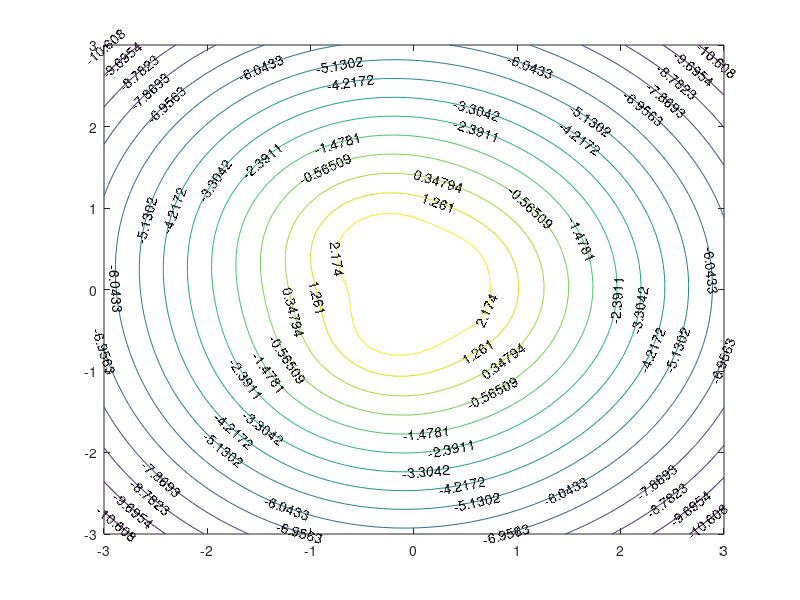

Source code (MATLAB): (Note: this script raises an error after producing the figure.)
function costmapdemo

N = 5;
xMax = 0.5;
xMin = -0.5;
centers = (xMax-xMin) * rand(N,2) + xMin;

% scatter( centers(:,1), centers(:,2) );
% pause;

% axis([0 1 0 1])
% e = energy(centers(1,:), centers);

xMaxPlot = 3;
xMinPlot = -3;
[C] = costmap(centers, xMaxPlot, xMinPlot);
plot_field(C(:,2:end)', xMaxPlot, xMinPlot);

% point is the querry point
% centers are the points where to compute the distance from
function e = energy( point, centers )

beta = 1.0;
gamma = 4.0;
p =  repmat(point, size(centers,1), 1);
dist = sqrt(sum((p - centers)' .^ 2))';
e = log( sum( exp( -dist/beta ) .^ gamma ) );
% e = max(e) / sum(e);

% point is the querry point
% centers are the points where to compute the distance from
function e = distance_min( point, centers )

p =  repmat(point, size(centers,1), 1);
dist = sqrt(sum((p - centers)' .^ 2))';
e = min( dist );


function C = costmap( centers, xMax, xMin )

n_points = 100;
X = linspace(xMin,xMax,n_points);
Y = X;
points = zeros(n_points, n_points, 2);
costs = zeros(n_points, n_points);

i = 0; j = 0;
for x = X ,
    i = i + 1;
    j = 0;
    for y = Y,
        j = j + 1;
        points(i, j, :) = [x,y];
        costs(i, j) = distance_min( [x,y], centers );
    end
end

% figure
% imagesc( costs, [0, 15]);
% surf(X,Y,costs);

[C] = contourc( X, Y, costs, [.3 .3]);
plot(C(1,2:end), C(2,2:end));
axis([xMin xMax xMin xMax]);
pause;
% figure
% quiver( X, Y, costs, gradient(costs))

%  title(['Number : ' num2str(run,formatSpec)]);
%  colorbar

function plot_field( C, xMaxPlot, xMinPlot )

size(C)

NGrid = 50 ;% Number of grid points for plots
xMax = xMaxPlot; % Values plotted from x= -xMax to x= xMax
yMax = xMaxPlot; % Values plotted from y= -yMax to y= yMax

xPlot = zeros(1,NGrid); 
yPlot = zeros(1,NGrid);

for i=1:NGrid
    xPlot(i) = xMinPlot + (i-1)/(NGrid-1)*(2*xMax); % x values to plot
    yPlot(i) = xMinPlot + (i-1)/(NGrid-1)*(2*yMax); % y values to plot
end

VPlot  = zeros(NGrid, NGrid);
ExPlot = zeros(NGrid, NGrid);
EyPlot = zeros(NGrid, NGrid);

delta = 1e-6;

%@ Loop over all grid points and evaluate V(x,y) and E(x,y) on grid
for i=1:NGrid
    y = yPlot(i);
    
    for j=1:NGrid
        x = xPlot(j);
        
        %@ Compute potential at the grid point
        VPlot(i,j) = energy([x y], C);  % Potential V(x,y)
        %@ Compute components of the electric field
        ExPlot(i,j) = (energy([x+delta y], C) - energy([x-delta y], C)) / 2*delta;
        EyPlot(i,j) = (energy([x, y+delta], C) - energy([x y-delta], C)) / 2*delta;
        
        %@ Normalize E-field vectors to unit length
        MagnitudeE = sqrt( ExPlot(i,j)^2 + EyPlot(i,j)^2 );
        ExPlot(i,j) = ExPlot(i,j)/MagnitudeE;
        EyPlot(i,j) = EyPlot(i,j)/MagnitudeE;
    end
end

%@ Plot contours of constant electric potential
% clf; figure(gcf); % Clear figure; bring figure window forward
% surf(xPlot,yPlot,VPlot); % Plot potential in contour/mesh plot
% shading interp
% xlabel('x'); ylabel('y'); zlabel('Potential');
% title('Strike any key to continue ...');
% pause;


% Specify contour levels used in contour plot
axis([-xMax xMax -yMax yMax]); % Fix the min,max for x,y axes
cs = contour(xPlot,yPlot,VPlot,15); % Draw contour plot
clabel(cs); % Place contour labels on contour levels
%@ Add electric field direction to potential contour plot
hold on;
% quiver(xPlot,yPlot,ExPlot,EyPlot); % Draw arrows for E field
% title('Potential contours and electric field direction');
% xlabel('x'); ylabel('y');

%[u v] = gradient(VPlot); 
streamslice(xPlot,yPlot,ExPlot,EyPlot);

hold on
plot(C(:,1), C(:,2),'b*');

hold off;

